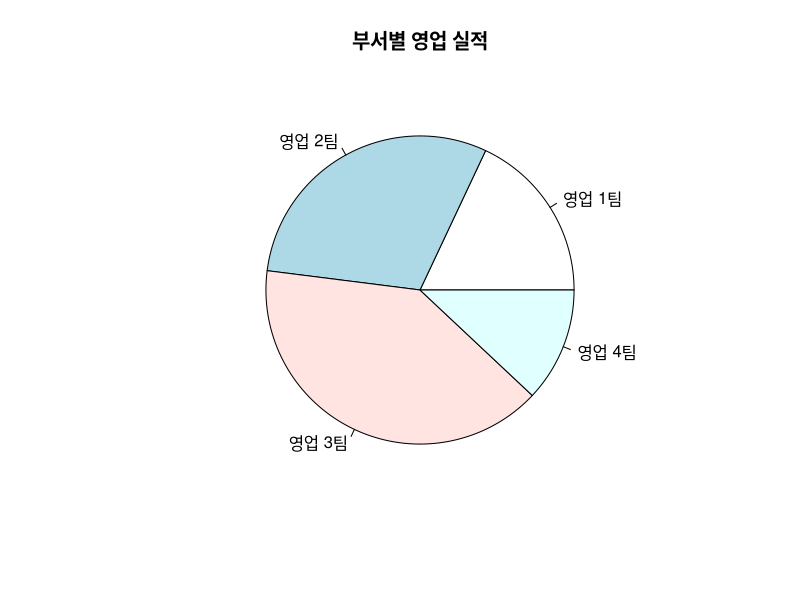
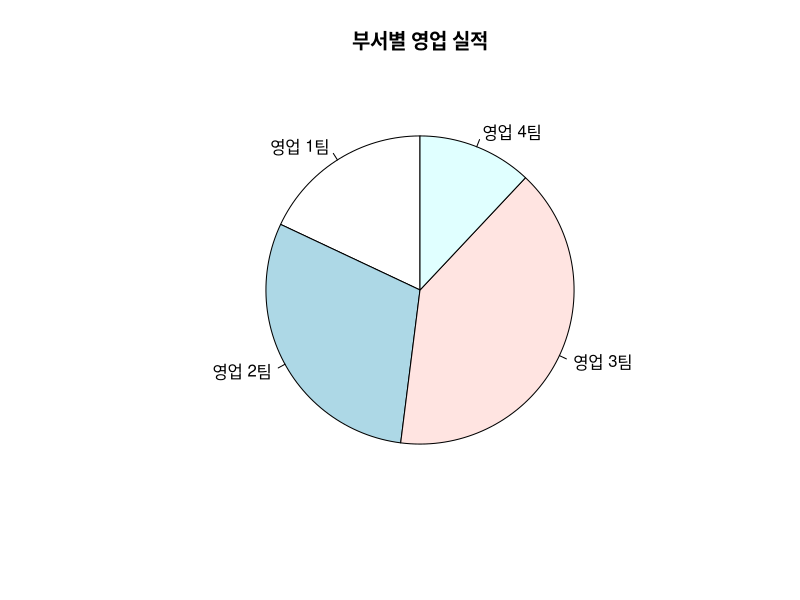
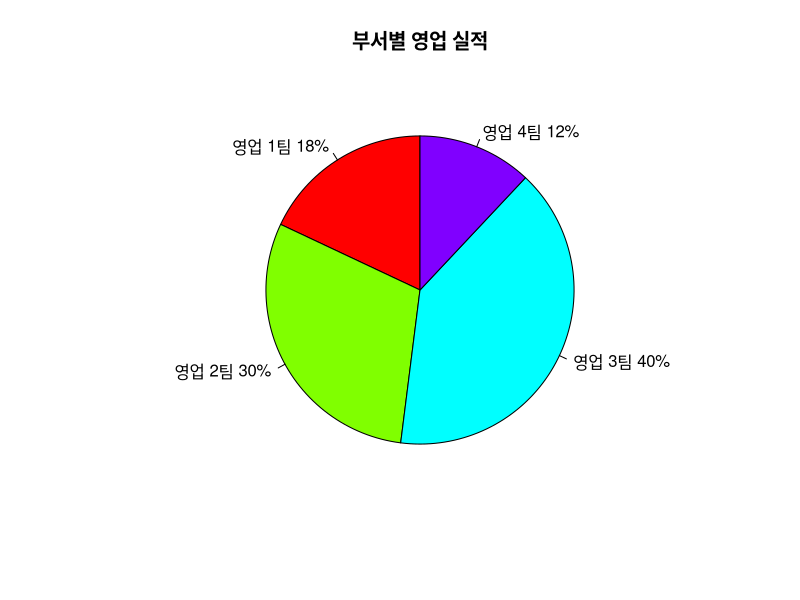

The R script that drew these images, in order: (Note: this script raises an error after producing the figures.)
x <- c(9, 15, 20, 6)
label <- c("영업 1팀", "영업 2팀", "영업 3팀", "영업 4팀")
pie(x, labels = label, main = "부서별 영업 실적")

View(x)

# 기준선 변경
pie(x, init.angle = 90, labels = label, main = "부서별 영업 실적")

# 색과 라벨 수정
pct <- round(x/sum(x)*100)
label <- paste(label, pct)
label <- paste(label,"%",sep="")
pie(x, labels = label, init.angle = 90, col = rainbow(length(x)), main = "부서별 영업 실적")


# 3D 파이 차트

### explode : 쪼개지는 비율, labelcex : 라벨과 텍스트간의 비율
pie3D(x, labels = label, explode = 0.1, labelcex = 0.8, main = "부서별 영업 실적")

# 기본 바 차트 출력
height <- c(9, 15, 20, 6)
name <- c("영업 1팀", "영업 2팀", "영업 3팀", "영업 4팀")
barplot(height, names.arg = name, main = "부서별 영업 실적")  # height는 고정값이기 때문에 변경 불가

### 막대의 색 지정
barplot(height, names.arg = name, main = "부서별 영업 실적", col = rainbow(length(height)))

barplot(height, names.arg = name, main = "부서별 영업 실적", col = rainbow(length(height)), xlab = "부서", ylab = "영업 실적(억 원)",
        ylim = c(0, 25))


# 데이터 라벨 출력
bp <- barplot(height, names.arg = name, main = "부서별 영업 실적", col = rainbow(length(height)), xlab = "부서", ylab = "영업 실적(억 원)",
              ylim = c(0, 25))

text(x = bp, y = height, labels = round(height, 0), pos = 3)  # pos : position 데이터를 나타내는 위치

# 바 차트의 수평 회전(가로 막대)
barplot(height, names.arg = name, main = "부서별 영업 실적", col = rainbow(length(height)), xlab = "부서", ylab = "영업 실적(억 원)",
        horiz = TRUE,  # horiz : 가로로 출력
        width = 50)

# 스택형 바 차트(Stacked Bar Chart)
height1 <- c(4, 18, 5, 8)
height2 <- c(9, 15, 20, 6)
height3 <- c(3, 10, 15, 8)
height <- rbind(height1, height2, height3)   # rbind : 행 묶기
View(height)

name <- c("영업 1팀", "영업 2팀", "영업 3팀", "영업 4팀")
legend_lbl <- c("2014년", "2015년", "2016년")

barplot(height, main = "부서별 영업 실적", names.arg = name, xlab="부서", ylab = "영업 실적(억 원)", col=c("darkblue", "red", "yellow"),
        legend.text = legend_lbl, ylim = c(0,50))

# 그룹형 바 차트(Grouped Bar Chart)
barplot(height, main = "부서별 영업 실적", names.arg = name, xlab="부서", ylab = "영업 실적(억 원)", col=c("darkblue", "red", "orange"),
        legend.text = legend_lbl, ylim = c(0,50),
        beside = TRUE,                       # beside = TRUE : 그룹형으로 생성 가능
        args.legend = list(x = 'topright'))  # 라벨의 위치 지정 가능

# 일반적인 X-Y 플로팅
View(women)

weight <- women$weight
plot(weight)

height <- women$height
plot(height, weight, xlab = "키", ylab = "몸무게")

# 플로팅 문자의 출력
plot(height, weight, xlab = "키", ylab = "몸무게",
     pch = 23,      # 종류상수
     col = "blue",  # 테두리 색깔
     bg = "yellow", # 점 배경 색깔 
     cex = 1.5)     # 점 크기


##########################################################################

# 지진 강도 데이터를 이용한 시각화

# 지진의 강도에 대한 히스토그램
head(quakes)

mag <- quakes$mag
mag

hist(mag,
     main = "지진 발생 강도의 분포",
     xlab = "지진 강도", ylab = "발생 건수")

### 계급 구간과 색
colors <- c("red", "orange", "yellow", "green", "blue", "navy", "violet")

hist(mag,
     main = "지진 발생 강도의 분포",
     xlab = "지진 강도", ylab = "발생 건수",
     col = colors,
     breaks = seq(4, 6.5, by = 0.5))   # breaks : 구간을 만들어주는 옵션 (seq(4, 6.5, by = 0.5) : 4~6 사이 0.5 간격으로)

### 확률 밀도
hist(mag,
     main = "지진 발생 강도의 분포",
     xlab = "지진 강도", ylab = "발생 건수",
     col = colors,
     breaks = seq(4, 6.5, by = 0.5),
     freq = FALSE)

lines(density(mag))   # density : 확률 밀도 구해주는 함수, lines : 선형 그래프 함수



# 박스 플롯
mag <- quakes$mag
min(mag)
max(mag)
mean(mag)
quantile(mag, c(0.25, 0.5, 0.75))

boxplot(mag,
        main = "지진 발생 각도의 분포",
        xlab = "지진", ylab = "발생 건수",
        col = "red")


##########################################################################

# 워드 클라우드

# 지역별 순이동에 따른 워드 클라우드

# install.packages("wordcloud")
# library(wordcloud)

word <- c("인천광역시", "강화군", "옹진군")
frequency <- c(651, 85, 61)

wordcloud(word, frequency, colors = "blue")   # 첫번째자리 : 데이터, 두번째자리 : 노출빈도 수

### 단어들의 색 변환
wordcloud(word, frequency,
          random.order = F,
          random.color = F,
          colors = rainbow(length(word))
          )

### 다양한 단어 색 출력을 위한 팔레트 패키지의 활용
# install.packages("RColorBrewer")
# library(RColorBrewer)
pal2 <- brewer.pal(8, "Dark2")

word <- c("인천광역시", "강화군", "옹진군")
frequency <- c(651, 85, 61)
wordcloud(word, frequency, colors = pal2)




